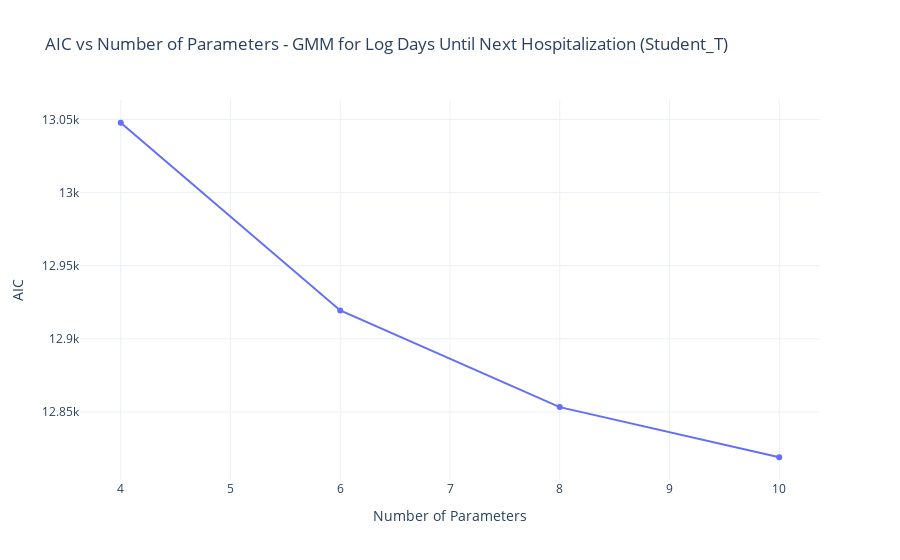
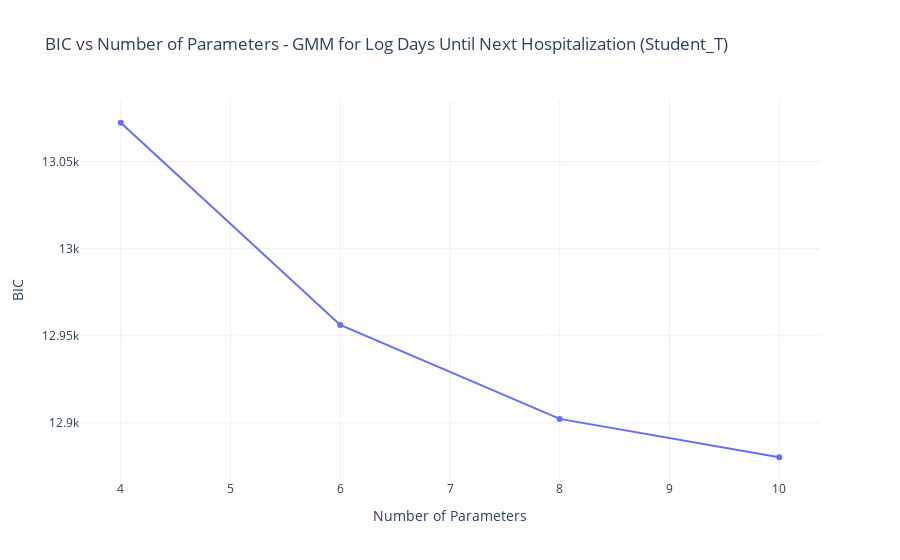

The notebook cell saved with these charts, in order:
### Code cell
best_gmm_model = gmm_model_selection(
    data=log_data.values,
    max_components=5,
    var_name="Log Days Until Next Hospitalization",
    distribution_type=DistributionType.STUDENT_T  # or whatever matches your Enum
)

get_gmm_params_df(best_gmm_model, DistributionType.STUDENT_T)

### Figure 1 — Plotly figure (JSON) as saved in the notebook; plotly's stock layout.template omitted (floating-point values rounded to 4 significant figures)
{"data": [{"customdata": [2, 3, 4, 5], "hovertemplate": "AIC: %{y:.2f}<br>Number of Parameters: %{x}<br>Number of Components: %{customdata}", "mode": "lines+markers", "name": "AIC", "type": "scatter", "x": [4, 6, 8, 10], "y": [13050.0, 12920.0, 12850.0, 12820.0]}], "layout": {"title": {"text": "AIC vs Number of Parameters - GMM for Log Days Until Next Hospitalization (Student_T)"}, "xaxis": {"title": {"text": "Number of Parameters"}}, "yaxis": {"title": {"text": "AIC"}}}}

### Figure 2 — Plotly figure (JSON) as saved in the notebook; plotly's stock layout.template omitted (floating-point values rounded to 4 significant figures)
{"data": [{"customdata": [2, 3, 4, 5], "hovertemplate": "BIC: %{y:.2f}<br>Number of Parameters: %{x}<br>Number of Components: %{customdata}", "mode": "lines+markers", "name": "BIC", "type": "scatter", "x": [4, 6, 8, 10], "y": [13070.0, 12960.0, 12900.0, 12880.0]}], "layout": {"title": {"text": "BIC vs Number of Parameters - GMM for Log Days Until Next Hospitalization (Student_T)"}, "xaxis": {"title": {"text": "Number of Parameters"}}, "yaxis": {"title": {"text": "BIC"}}}}
